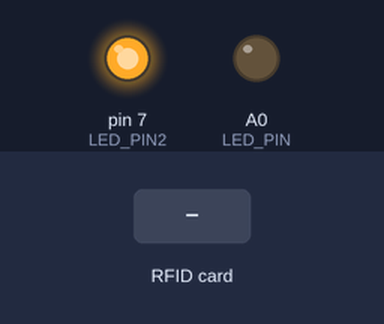
Simulated run of this sketch. Board: Arduino Uno, built with avr-gcc and run on an emulated ATmega328P. Parts: output pins drawn as LEDs (lit = HIGH). The test bench sets the inputs (shaded band). Pins used as bus, display or sensor lines are not drawn; what the sketch prints to the serial monitor is not drawn.

Above: at 1.2 s.
1.3 s: RFID card 5E 7A 19 C4 held to the reader
At 1.31 s:
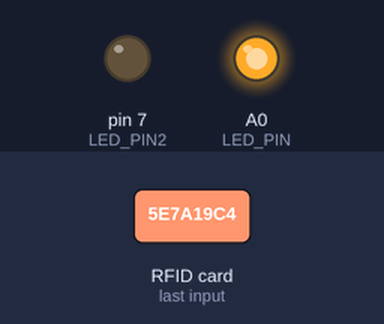
Timing chart, 0 to 4.3 s (numbered marks = the images above; inputs shaded):
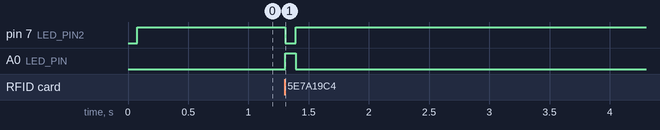

The sketch:

MFRC522.ino
```cpp
#include <SPI.h>
#include <MFRC522.h>

/*  Author: Patrick Joseph McGee
 *  SIMSS
 *  RFID_Absent3.ino
 */

#define LED_PIN         A0          // Red LED
#define LED_PIN2        7           // Yellow LED
#define RST_PIN         9           // Reset pin on RFID reader
#define SS_PIN          10          // Slave select pin on RFID reader

MFRC522 rfid522(SS_PIN, RST_PIN);   // Create MFRC522 instance

/* One-time setup upon power-on.
 *  Initialize Serial @9600 baud.
 *  Init SPI for device communication.
 */
void setup() {
  Serial.begin(9600);                                           // Init serial @ 9600 baud
  SPI.begin();                                                  // Init SPI bus
  rfid522.PCD_Init();                                           // Init MFRC522 card
  pinMode(LED_PIN, OUTPUT);
  pinMode(LED_PIN2, OUTPUT);
}

/* print_hex:
 *  Data in bytes, length -> send hex value to serial.
 */
void print_hex(uint8_t *data, uint8_t length)
{
       char tmp[16];
       for (int i=0; i<length; i++) {
         sprintf(tmp, "%.2X",data[i]);        // Convert current data buffer to hex, store in tmp
         Serial.print(tmp);                   // Send to serial
         Serial.print(":");
       }
}

MFRC522::Uid id;

/* cpid function:
 *  ID -> copy to RFID structure.
 */
void cpid(MFRC522::Uid *id){
  memset(id, 0, sizeof(MFRC522::Uid));
  memcpy(id->uidByte, rfid522.uid.uidByte, rfid522.uid.size);
  id->size = rfid522.uid.size;
  id->sak = rfid522.uid.sak;
}

/*
 * loop() function ->
 * Loop forever, looking for RFID tags.
 * Output corresponding tag name upon read.
 */
String strID = "";
uint8_t control = 0x00;
int ct = 10;
void loop() {

  /*
   *  Firstly, initialize the key and status.
   *  Status remains 0 until tag is read.
   */
  MFRC522::MIFARE_Key key;
  for (byte i = 0; i < 6; i++) key.keyByte[i] = 0xFF;
  MFRC522::StatusCode status;

  /*
   *  Proximity Integrated Circuit Card (or, "tag").
   *  PICC_IsNewCardPresent and PICC_ReadCardSerial
   *  return true if a tag is 1) present and 2) readable.
   */
  if ( !rfid522.PICC_IsNewCardPresent()) {
    digitalWrite(LED_PIN2, HIGH);
    return;
  }
  if ( !rfid522.PICC_ReadCardSerial()) {
    digitalWrite(LED_PIN2, HIGH);
    return;
  }

  /*
   * Get the ID of the tag that has been read.
   * Print it in hex. Send alert and tag info.
   */
  cpid(&id);
  Serial.println();
  Serial.println();
  Serial.print("******************\nRFID TAG DETECTED: ");
  print_hex(id.uidByte, id.size);

  digitalWrite(LED_PIN2, LOW);
  digitalWrite(LED_PIN, HIGH);

  /* Run forever, break when tag removed. */
  while(true){

    control=0;

    for(int i=0; i<3; i++){

      /* A new tag is read. */
      if(!rfid522.PICC_IsNewCardPresent()){

        /* Read the newly found tag, and fill control bits. */
        if(rfid522.PICC_ReadCardSerial()){
          control |= 0x16;
        }

        /* If tag is still present and already read (not new), increment by 1. */
        control += 0x1;
      }

      /* If no new card present, increment by four. */
      control += 0x4;
    }

    Serial.println("\n");

    /* Tag is present if control value is 13 or 14.
     * Delay printing for 500ms to reduce headache. */
    if(control == 13 || control == 14){
      print_hex(id.uidByte, id.size);
      Serial.print(" still present.");
      delay(500);
    }
    /* If control is anything else, tag is not present anymore.
     *  Break from loop. */
    else {
      break;
    }
  }

  /* When tag removed, send alert, LED back to default state.
   * Next, delay another read for 200ms. */
  Serial.println();
  Serial.println("\nRFID TAG REMOVED");
  Serial.println("================");
  digitalWrite(LED_PIN, LOW);
  digitalWrite(LED_PIN2, HIGH);
  delay(200);

  /* Perform analysis on item 'scalpel' */
  if(ct >= 0){
      Serial.print("Scalpel uses left: ");
      Serial.println(ct);
  }
  if(ct <= 5 && ct != 0)
      Serial.println("WARNING : Item 'scalpel' is near end of lifespan");

  if(ct == 0)
      Serial.println("ALERT : Replace item 'scalpel'");

  if(ct > 0)
      ct--;

  /* Halt the reader until next tag is read. */
  rfid522.PICC_HaltA();
  rfid522.PCD_StopCrypto1();
}
```

Measured:
- after the input at 1.3 s, pin 7 (LED_PIN2): HIGH → LOW at once, → HIGH 0.08 s later; A0 (LED_PIN): LOW → HIGH at once, → LOW 0.08 s later
